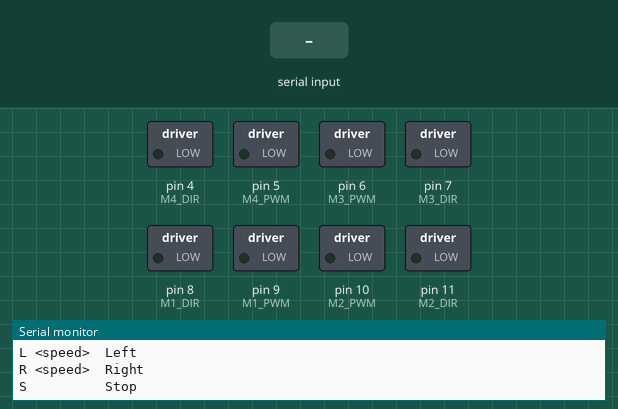
This sketch was run on a simulated Arduino Uno, built with avr-gcc and run on an emulated ATmega328P. Parts: switched loads named in the sketch (green lamp = pin HIGH), the last lines printed to the serial monitor. The test bench sets the inputs (shaded band).

Above: at 1.2 s.
1.3 s: "F90\n" received over Serial
At 2.0 s:
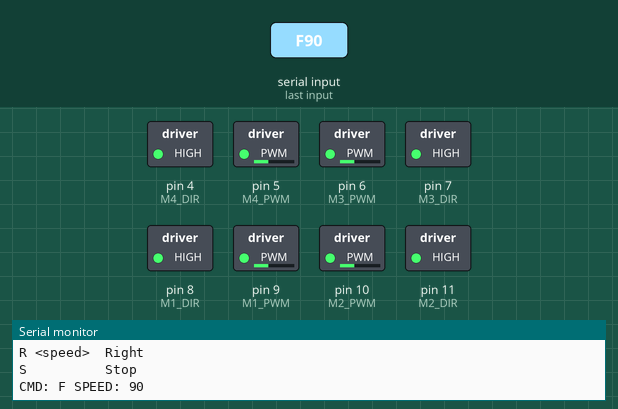
2.8 s: "B90\n" received over Serial
At 3.1 s:
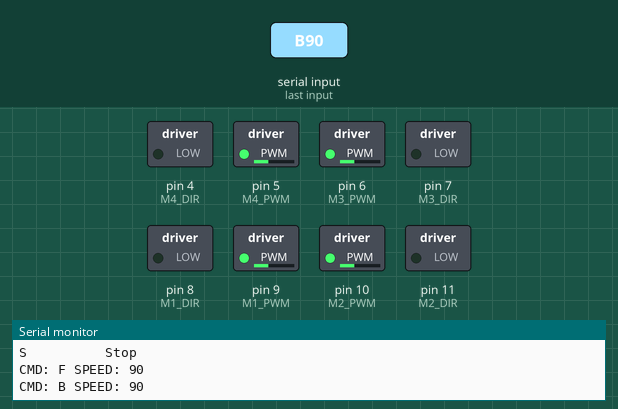
4.3 s: "L90\n" received over Serial
At 5.4 s:
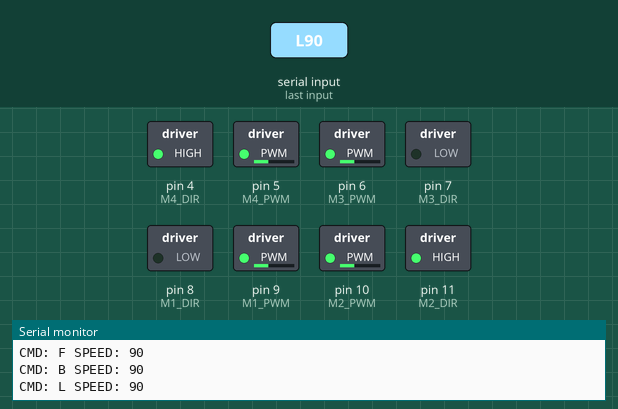
5.8 s: "R90\n" received over Serial
At 6.6 s:
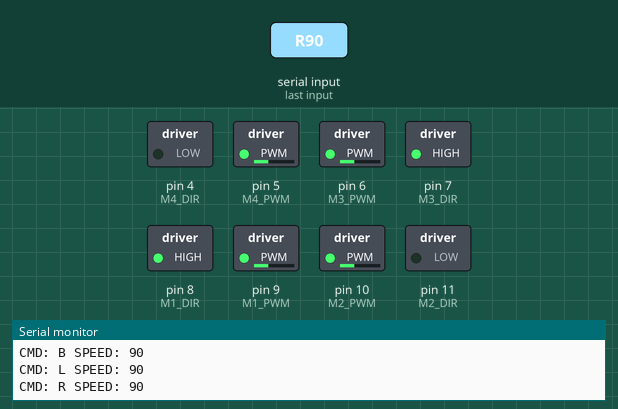
7.3 s: "S90\n" received over Serial
At 7.7 s:
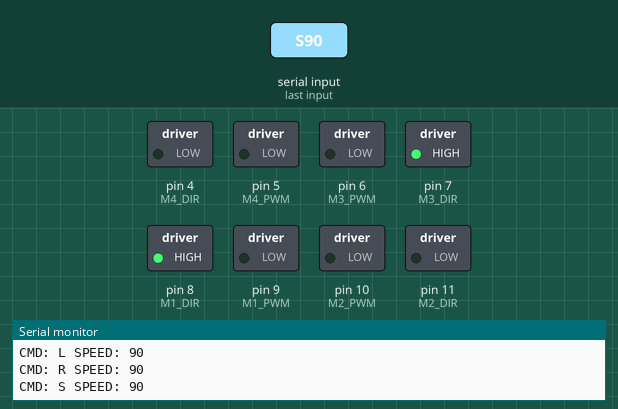
8.8 s: "F,45\n" received over Serial
At 10.1 s:
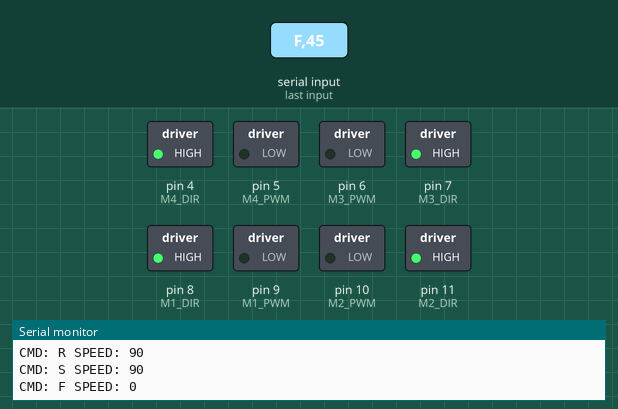
Timing chart, 0 to 11.3 s (numbered marks = the images above; inputs shaded):
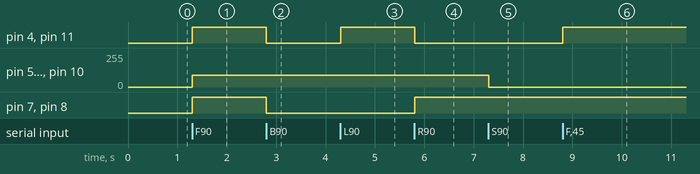

The sketch:

dual_drivers_control_functions_4wd.ino
```cpp
/*
 * SmartElex 30D – 4 Motor Motion Control
 * Arduino UNO + Serial Commands
 * PWM Independent Mode
 */

// ---------- Pin definitions ----------
// Driver 1
const int M1_DIR = 8;
const int M1_PWM = 9;

const int M2_DIR = 11;
const int M2_PWM = 10;

// Driver 2
const int M3_DIR = 7;
const int M3_PWM = 6;

const int M4_DIR = 4;
const int M4_PWM = 5;
// ------------------------------------

int currentSpeed = 0;   // 0–255

void setup() {
  pinMode(M1_DIR, OUTPUT);
  pinMode(M1_PWM, OUTPUT);
  pinMode(M2_DIR, OUTPUT);
  pinMode(M2_PWM, OUTPUT);
  pinMode(M3_DIR, OUTPUT);
  pinMode(M3_PWM, OUTPUT);
  pinMode(M4_DIR, OUTPUT);
  pinMode(M4_PWM, OUTPUT);

  Serial.begin(9600);
  Serial.println("SmartElex 30D – 4 Motor Serial Control Ready");
  Serial.println("Commands:");
  Serial.println("F <speed>  Forward");
  Serial.println("B <speed>  Reverse");
  Serial.println("L <speed>  Left");
  Serial.println("R <speed>  Right");
  Serial.println("S          Stop");
}

void loop() {
  if (Serial.available()) {
    String cmd = Serial.readStringUntil('\n');
    cmd.trim();

    if (cmd.length() == 0) return;

    char motion = cmd.charAt(0);
    int speed = currentSpeed;

    if (cmd.length() > 1) {
      speed = cmd.substring(1).toInt();
      speed = constrain(speed, 0, 255);
    }

    switch (motion) {
      case 'F':
        moveForward(speed);
        break;
      case 'B':
        moveReverse(speed);
        break;
      case 'L':
        turnLeft(speed);
        break;
      case 'R':
        turnRight(speed);
        break;
      case 'S':
        stopAll();
        break;
      default:
        Serial.println("Unknown command");
        return;
    }

    currentSpeed = speed;
    Serial.print("CMD: ");
    Serial.print(motion);
    Serial.print(" SPEED: ");
    Serial.println(currentSpeed);
  }
}

// ---------- Motion primitives ----------

void moveForward(int speed) {
  setMotor(M1_DIR, M1_PWM, speed, true);
  setMotor(M2_DIR, M2_PWM, speed, true);
  setMotor(M3_DIR, M3_PWM, speed, true);
  setMotor(M4_DIR, M4_PWM, speed, true);
}

void moveReverse(int speed) {
  setMotor(M1_DIR, M1_PWM, speed, false);
  setMotor(M2_DIR, M2_PWM, speed, false);
  setMotor(M3_DIR, M3_PWM, speed, false);
  setMotor(M4_DIR, M4_PWM, speed, false);
}

void turnLeft(int speed) {
  setMotor(M1_DIR, M1_PWM, speed, false);
  setMotor(M2_DIR, M2_PWM, speed, true);
  setMotor(M3_DIR, M3_PWM, speed, false);
  setMotor(M4_DIR, M4_PWM, speed, true);
}

void turnRight(int speed) {
  setMotor(M1_DIR, M1_PWM, speed, true);
  setMotor(M2_DIR, M2_PWM, speed, false);
  setMotor(M3_DIR, M3_PWM, speed, true);
  setMotor(M4_DIR, M4_PWM, speed, false);
}

void stopAll() {
  analogWrite(M1_PWM, 0);
  analogWrite(M2_PWM, 0);
  analogWrite(M3_PWM, 0);
  analogWrite(M4_PWM, 0);
}

// ---------- Low-level motor control ----------

void setMotor(int dirPin, int pwmPin, int speed, bool forward) {
  digitalWrite(dirPin, forward ? HIGH : LOW);
  analogWrite(pwmPin, speed);
}
```

Measured:
- after the input at 1.3 s, pin 4 (M4_DIR), pin 7 (M3_DIR), pin 8 (M1_DIR), pin 11 (M2_DIR): LOW → HIGH at once; pin 5 (M4_PWM), pin 6 (M3_PWM), pin 9 (M1_PWM), pin 10 (M2_PWM): 0/255 → 90/255 at once
- after the input at 2.8 s, pin 4 (M4_DIR), pin 7 (M3_DIR), pin 8 (M1_DIR), pin 11 (M2_DIR): HIGH → LOW at once
- after the input at 4.3 s, pin 4 (M4_DIR), pin 11 (M2_DIR): LOW → HIGH at once
- after the input at 5.8 s, pin 4 (M4_DIR), pin 11 (M2_DIR): HIGH → LOW at once; pin 7 (M3_DIR), pin 8 (M1_DIR): LOW → HIGH at once
- after the input at 7.3 s, pin 5 (M4_PWM), pin 6 (M3_PWM), pin 9 (M1_PWM), pin 10 (M2_PWM): 90/255 → 0/255 at once
- after the input at 8.8 s, pin 4 (M4_DIR), pin 11 (M2_DIR): LOW → HIGH at once
